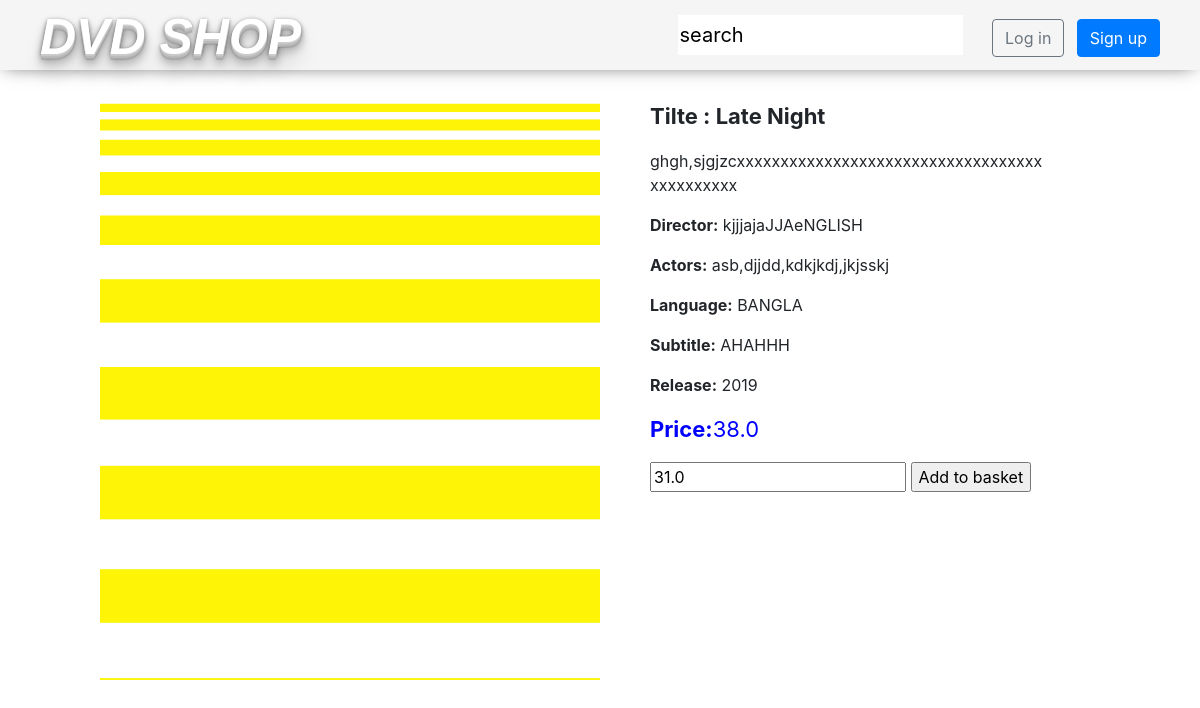
/movies/horror/1, run on an earlier commit of the app's database.
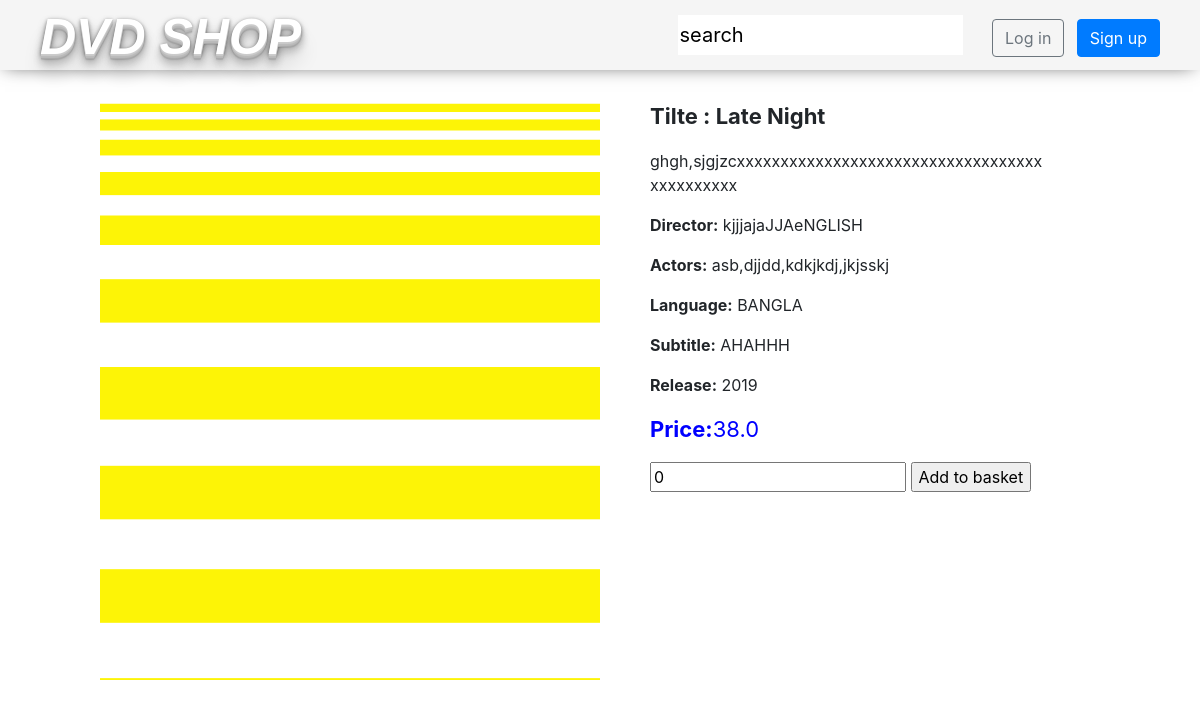
And on a later commit of the database.
### polls/models.py (models this page shows, shortened)
class BasketDetails(models.Model):
    basket = models.ForeignKey(Basket, on_delete=models.CASCADE, related_name='basket_details')
    movie= models.ForeignKey(Movie, on_delete=models.CASCADE, related_name='basket_movie')
    quantity=models.FloatField(default=0)

### polls/views.py (the view)
# urls.py: path('movies/<str:catagory>/<int:pk>', views.movie_details,name='movie_details'),
def movie_details(request,catagory,pk):
    movie = Movie.objects.get(pk=pk)
    try:
       basket_details=BasketDetails.objects.get(movie=movie)
       quantity=basket_details.quantity
    except BasketDetails.DoesNotExist:
       quantity=0
    return render(request,'details.html',{'movie':movie,'quantity':quantity})

### polls/templates/details.html (shortened to what this page needs)
{% extends 'base.html' %}
{% load static %}
{% block content %}
<link rel="stylesheet" href="{% static 'details.css' %}" />
 <div class="flex-box">
        <div class="div-img">
            <img src="{{movie.image.url}}">
        </div>
        <div class="div-des">
            <p style="font-size:22px;"><b>Tilte : {{movie.title}}</b></p>
            <p style="word-break: break-all;white-space: normal;">{{movie.description}}</p>
            <p><b>Director:</b> {{movie.director}}</p>
            <p><b>Actors:</b> {{movie.actors}}</p>
            <p><b>Language:</b> {{movie.language}}</p>
            <p><b>Subtitle:</b> {{movie.sub_language}}</p>
            <p><b>Release:</b> {{movie.year}}</p>
            <div>
               <p style="font-size:22px;color:blue"><b>Price:</b>{{movie.price}}</p>
               <div>
                  <input id='js-quantity' type="number"  value="{{quantity}}">
                  <input onclick="addToBasket()" type="button"  value="Add to basket">
               </div>
            </div>
        </div>
    </div>
{% endblock %}

What changed in the data, as far as the page shows it:
removed BasketDetails: quantity "31.0"
Also different on the page:
form field quantity: (not shown) → "0"
